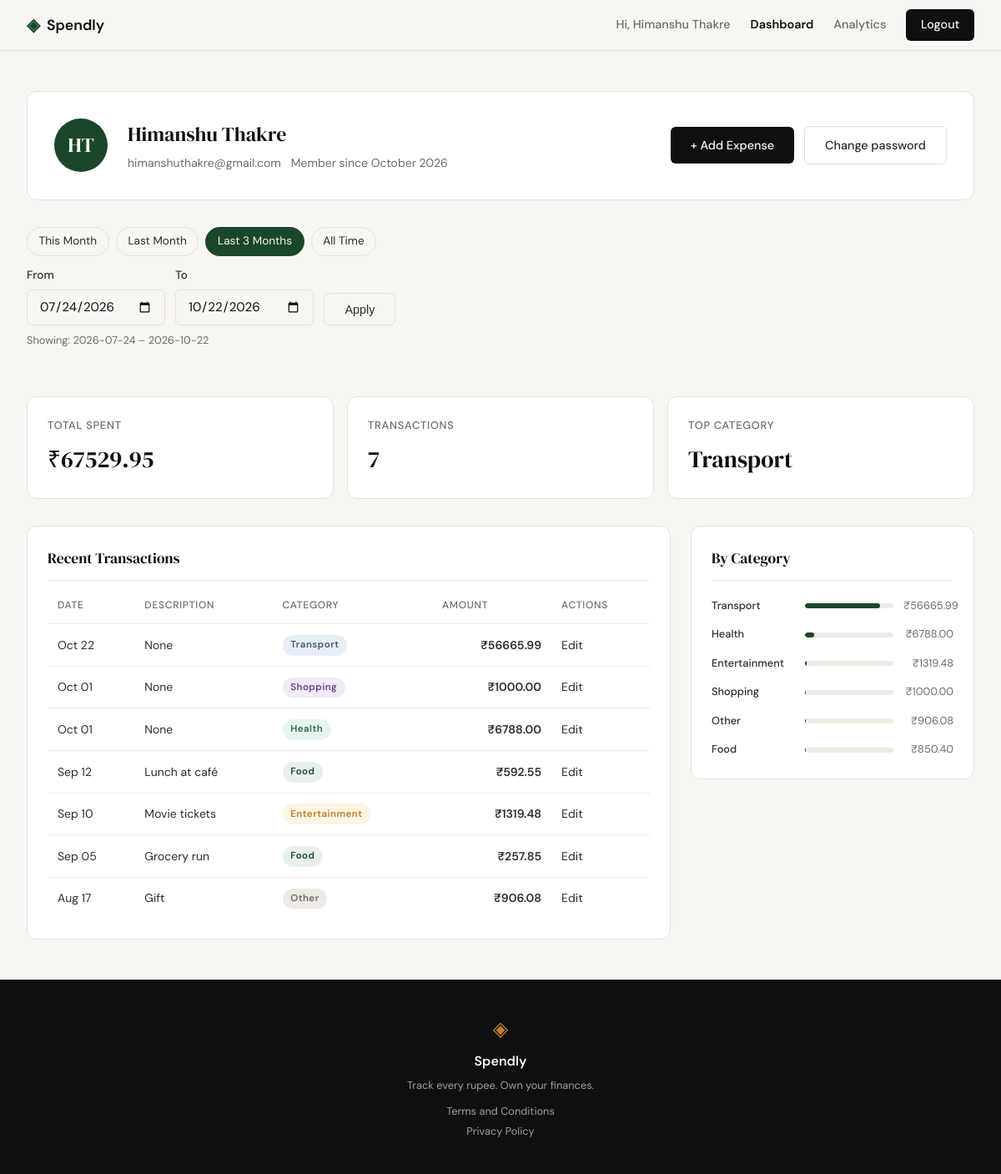
Page /profile?from=2026-07-24&to=2026-10-22 (signed in) on the committed database.
### tables this page shows
CREATE TABLE users (
                id            INTEGER PRIMARY KEY AUTOINCREMENT,
                name          TEXT    NOT NULL,
                email         TEXT    NOT NULL UNIQUE,
                password_hash TEXT    NOT NULL,
                created_at    TEXT    NOT NULL DEFAULT (datetime('now'))
            );

CREATE TABLE expenses (
                id          INTEGER PRIMARY KEY AUTOINCREMENT,
                user_id     INTEGER NOT NULL,
                amount      REAL    NOT NULL,
                category    TEXT    NOT NULL,
                date        TEXT    NOT NULL,
                description TEXT,
                created_at  TEXT    NOT NULL DEFAULT (datetime('now')),
                FOREIGN KEY (user_id) REFERENCES users(id) ON DELETE CASCADE
            );

### app.py (the view)
@app.route("/profile")
def profile():
    if not session.get("user_id"):
        flash("Please sign in to view your profile.")
        return redirect(url_for("login"))
    user_id = session["user_id"]
    user = get_user_by_id(user_id)
    if user is None:
        abort(404)
    created = datetime.strptime(user["created_at"][:10], "%Y-%m-%d")
    name = user["name"]
    initials = "".join(p[0].upper() for p in name.split()[:2])
    user_info = {
        "name":         name,
        "initials":     initials,
        "email":        user["email"],
        "member_since": created.strftime("%B %Y"),
    }
    date_from = _parse_date(request.args.get("from", "").strip())
    date_to   = _parse_date(request.args.get("to", "").strip())
    today          = date.today()
    month_start    = today.replace(day=1)
    last_month_end = month_start - timedelta(days=1)
    date_presets = [
        {"label": "This Month",    "date_from": month_start.isoformat(),                   "date_to": today.isoformat()},
        {"label": "Last Month",    "date_from": last_month_end.replace(day=1).isoformat(),  "date_to": last_month_end.isoformat()},
        {"label": "Last 3 Months", "date_from": (today - timedelta(days=90)).isoformat(),   "date_to": today.isoformat()},
    ]
    return render_template(
        "profile.html",
        user_info=user_info,
        stats=get_summary_stats(user_id, date_from=date_from, date_to=date_to),
        transactions=get_recent_transactions(user_id, date_from=date_from, date_to=date_to),
        categories=get_category_breakdown(user_id, date_from=date_from, date_to=date_to),
        filter_from=date_from or "",
        filter_to=date_to or "",
        date_presets=date_presets,
    )

### app.py (called while the page is built)
def _parse_date(s):
    try:
        datetime.strptime(s, "%Y-%m-%d")
        return s
    except (ValueError, TypeError):
        return None

### database/db.py (called while the page is built)
def get_db():
    conn = sqlite3.connect(DATABASE_PATH)
    conn.row_factory = sqlite3.Row
    conn.execute("PRAGMA foreign_keys = ON")
    return conn

### database/queries.py (called while the page is built)
def _date_where(user_id, date_from, date_to):
    clauses = ["user_id = ?"]
    params  = [user_id]
    if date_from:
        clauses.append("date >= ?")
        params.append(date_from)
    if date_to:
        clauses.append("date <= ?")
        params.append(date_to)
    return " AND ".join(clauses), params

def get_user_by_id(user_id):
    with get_db() as conn:
        return conn.execute(
            "SELECT * FROM users WHERE id = ?", (user_id,)
        ).fetchone()

def get_recent_transactions(user_id, date_from=None, date_to=None):
    where, params = _date_where(user_id, date_from, date_to)
    with get_db() as conn:
        rows = conn.execute(
            f"SELECT id, date, description, category, amount "
            f"FROM expenses WHERE {where} ORDER BY date DESC",
            params
        ).fetchall()
    result = []
    for r in rows:
        d = datetime.strptime(r["date"], "%Y-%m-%d")
        result.append({
            "id":          r["id"],
            "date":        d.strftime("%b %d"),
            "description": r["description"],
            "category":    r["category"],
            "amount":      f"₹{r['amount']:.2f}",
        })
    return result

def get_summary_stats(user_id, date_from=None, date_to=None):
    where, params = _date_where(user_id, date_from, date_to)
    with get_db() as conn:
        rows = conn.execute(
            f"SELECT amount, category FROM expenses WHERE {where}",
            params
        ).fetchall()
    if not rows:
        return {"total_spent": "₹0.00", "transaction_count": 0, "top_category": "—"}
    total = sum(r["amount"] for r in rows)
    cat_totals = {}
    for r in rows:
        cat_totals[r["category"]] = cat_totals.get(r["category"], 0) + r["amount"]
    top = max(cat_totals, key=cat_totals.get)
    return {
        "total_spent":       f"₹{total:.2f}",
        "transaction_count": len(rows),
        "top_category":      top,
    }

### templates/profile.html (shortened to what this page needs)
{% extends "base.html" %}
{% block content %}
<section class="profile-section">
    <div class="profile-inner">
        <div class="profile-header">
            <div class="profile-avatar">{{ user_info.initials }}</div>
            <div>
                <div class="profile-name">{{ user_info.name }}</div>
                <div class="profile-meta">
                    <span>{{ user_info.email }}</span>
                    <span>Member since {{ user_info.member_since }}</span>
                </div>
            </div>
            <div class="profile-actions">
                <a href="{{ url_for('add_expense') }}" class="btn-primary">+ Add Expense</a>
                <a href="#" class="btn-ghost">Change password</a>
            </div>
        </div>
        <div class="filter-bar">
            <div class="filter-presets">
                {% for preset in date_presets %}
                <a href="{{ url_for('profile', **{'from': preset.date_from, 'to': preset.date_to}) }}"
                   class="filter-pill{% if filter_from == preset.date_from and filter_to == preset.date_to %} active{% endif %}">
                    {{ preset.label }}
                </a>
                {% endfor %}
                <a href="{{ url_for('profile') }}"
                   class="filter-pill{% if not filter_from and not filter_to %} active{% endif %}">
                    All Time
                </a>
            </div>
            <form class="filter-custom" method="GET" action="{{ url_for('profile') }}">
                <div class="form-group">
                    <label for="filter-from">From</label>
                    <input type="date" id="filter-from" name="from" class="form-input" value="{{ filter_from }}">
                </div>
                <div class="form-group">
                    <label for="filter-to">To</label>
                    <input type="date" id="filter-to" name="to" class="form-input" value="{{ filter_to }}">
                </div>
                <button type="submit" class="btn-ghost">Apply</button>
            </form>
            <div class="filter-label">
                {% if filter_from or filter_to %}
                    Showing: {{ filter_from or "start" }} – {{ filter_to or "today" }}
                {% else %}
                    Showing: all time
                {% endif %}
            </div>
        </div>
        <div class="stats-row">
            <div class="stat-tile">
                <div class="stat-label">Total Spent</div>
                <div class="stat-value">{{ stats.total_spent }}</div>
            </div>
            <div class="stat-tile">
                <div class="stat-label">Transactions</div>
                <div class="stat-value">{{ stats.transaction_count }}</div>
            </div>
            <div class="stat-tile">
                <div class="stat-label">Top Category</div>
                <div class="stat-value">{{ stats.top_category }}</div>
            </div>
        </div>
        <div class="profile-grid">
            <div class="section-card">
                <div class="section-title">Recent Transactions</div>
                <table class="txn-table">
                    <thead>
                        <tr>
                            <th>Date</th>
                            <th>Description</th>
                            <th>Category</th>
                            <th>Amount</th>
                            <th>Actions</th>
                        </tr>
                    </thead>
                    <tbody>
                        {% for t in transactions %}
                        <tr>
                            <td>{{ t.date }}</td>
                            <td>{{ t.description }}</td>
                            <td><span class="badge badge-{{ t.category | lower }}">{{ t.category }}</span></td>
                            <td class="txn-amount">{{ t.amount }}</td>
                            <td><a href="{{ url_for('edit_expense', id=t.id) }}" class="txn-edit-link">Edit</a></td>
                        </tr>
                        {% endfor %}
                    </tbody>
                </table>
            </div>
            <div class="section-card">
                <div class="section-title">By Category</div>
                {% for c in categories %}
                <div class="cat-row">
                    <span class="cat-label">{{ c.name }}</span>
                    <div class="cat-bar-track">
                        <div class="cat-bar" style="width: {{ c.pct }}%"></div>
                    </div>
                    <span class="cat-amt">{{ c.amount }}</span>
                </div>
                {% endfor %}
            </div>
        </div>
    </div>
</section>
{% endblock %}

### templates/base.html (shortened to what this page needs)
<!DOCTYPE html>
<html lang="en">
<head>
    <link rel="stylesheet" href="{{ url_for('static', filename='css/style.css') }}">
</head>
<body>
    <nav class="navbar">
        <div class="nav-inner">
            <a href="{{ url_for('landing') }}" class="nav-brand">
                <span class="brand-icon">◈</span>
                <span class="brand-name">Spendly</span>
            </a>
            <div class="nav-links">
                {% if session.get('user_name') %}
                    <span class="nav-user">Hi, {{ session.user_name }}</span>
                    <a href="{{ url_for('profile') }}"
                       class="{% if request.endpoint == 'profile' %}nav-link-active{% endif %}">Dashboard</a>
                    <a href="{{ url_for('analytics') }}"
                       class="{% if request.endpoint == 'analytics' %}nav-link-active{% endif %}">Analytics</a>
                    <a href="{{ url_for('logout') }}" class="nav-cta">Logout</a>
                {% else %}
                    <a href="{{ url_for('login') }}">Sign in</a>
                    <a href="{{ url_for('register') }}" class="nav-cta">Get started</a>
                {% endif %}
            </div>
        </div>
    </nav>
    <main class="main-content">
        {% block content %}{% endblock %}
    </main>
    <footer class="footer">
        <div class="footer-inner">
            <span class="brand-icon">◈</span>
            <span class="footer-name">Spendly</span>
            <p class="footer-copy">Track every rupee. Own your finances.</p>
            <div class="footer-links">
                <a href="/terms">Terms and Conditions</a>
                <a href="/privacy">Privacy Policy</a>
            </div>
        </div>
    </footer>
</body>
</html>

### rows in the picture
users: user_name "Himanshu Thakre", name "Himanshu Thakre", email "himanshuthakre@gmail.com"
expenses: top_category "Transport", date "Oct 22", description "None", category "Transport", amount "₹56665.99", name "Transport", {{ c.pct }} 85 (drawn)
expenses: date "Oct 01", description "None", category "Shopping", amount "₹1000.00", name "Shopping"
expenses: date "Oct 01", description "None", category "Health", amount "₹6788.00", name "Health", {{ c.pct }} 10 (drawn)
expenses: date "Sep 12", description "Lunch at café", category "Food", amount "₹592.55"
expenses: date "Sep 10", description "Movie tickets", category "Entertainment", amount "₹1319.48", name "Entertainment", {{ c.pct }} 2 (drawn)
expenses: date "Sep 05", description "Grocery run", category "Food", amount "₹257.85", name "Food", amount "₹850.40"
expenses: date "Aug 17", description "Gift", category "Other", amount "₹906.08", name "Other"

### other values in the picture
{{ user_info.initials }} "HT"
{{ user_info.member_since }} "October 2026"
{{ preset.label }} "This Month" "Last Month" "Last 3 Months"
{{ filter_from or "start" }} "2026-07-24"
{{ filter_to or "today" }} "2026-10-22"
{{ stats.total_spent }} "₹67529.95"
{{ stats.transaction_count }} "7"
